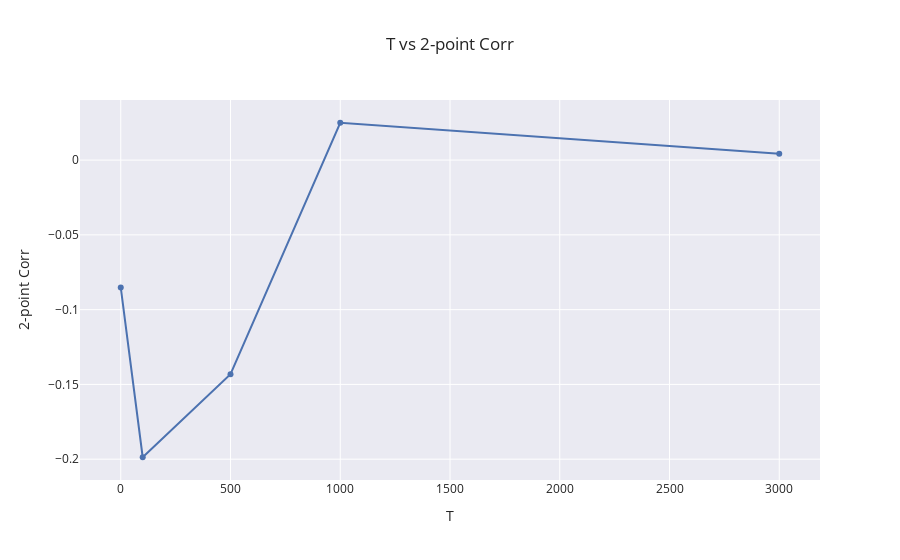

Notebook code cell kept with this figure:
### Markdown cell above
## Plot Pair Correlation

### Code cell
fig = go.Figure()

fig.add_trace(go.Scatter(x = results_uniform[results_uniform['1-point_corr'] == 0.0]['T'],
                         y = results_uniform[results_uniform['1-point_corr'] == 0.0]['corrs'].str[2],
                         mode='markers+lines',
                        )
             )

fig.update_layout(
    title="T vs 2-point Corr",
    xaxis_title="T",
    yaxis_title="2-point Corr",
    template='seaborn'
)
#fig.update_traces(texttemplate='%{text:.2s}', textposition='top center')
fig.show()

### Figure 1 — Plotly figure (JSON) as saved in the notebook; plotly's stock layout.template omitted (floating-point values rounded to 4 significant figures)
{"data": [{"mode": "markers+lines", "type": "scatter", "x": [0, 100, 500, 1000, 3000], "y": [-0.08512, -0.1987, -0.1431, 0.02497, 0.004263]}], "layout": {"title": {"text": "T vs 2-point Corr"}, "xaxis": {"title": {"text": "T"}}, "yaxis": {"title": {"text": "2-point Corr"}}}}
